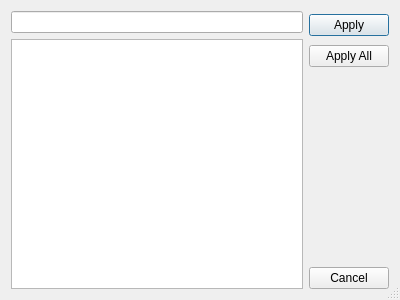
<?xml version="1.0" encoding="UTF-8"?>
<ui version="4.0">
 <class>SearchDialog</class>
 <widget class="QDialog" name="SearchDialog">
  <property name="geometry">
   <rect>
    <x>0</x>
    <y>0</y>
    <width>400</width>
    <height>300</height>
   </rect>
  </property>
  <property name="windowTitle">
   <string>Dialog</string>
  </property>
  <property name="sizeGripEnabled">
   <bool>true</bool>
  </property>
  <layout class="QGridLayout" name="grid_layout">
   <item row="0" column="0">
    <widget class="QLineEdit" name="search_box"/>
   </item>
   <item row="0" column="1" rowspan="2">
    <widget class="QPushButton" name="apply_btn">
     <property name="text">
      <string>Apply</string>
     </property>
    </widget>
   </item>
   <item row="2" column="1">
    <widget class="QPushButton" name="apply_all_btn">
     <property name="text">
      <string>Apply All</string>
     </property>
    </widget>
   </item>
   <item row="3" column="1">
    <spacer name="verticalSpacer">
     <property name="orientation">
      <enum>Qt::Vertical</enum>
     </property>
     <property name="sizeHint" stdset="0">
      <size>
       <width>20</width>
       <height>189</height>
      </size>
     </property>
    </spacer>
   </item>
   <item row="4" column="1">
    <widget class="QPushButton" name="cancel_btn">
     <property name="text">
      <string>Cancel</string>
     </property>
    </widget>
   </item>
   <item row="1" column="0" rowspan="4">
    <widget class="QListWidget" name="matches">
     <property name="selectionMode">
      <enum>QAbstractItemView::ExtendedSelection</enum>
     </property>
     <property name="sortingEnabled">
      <bool>true</bool>
     </property>
    </widget>
   </item>
  </layout>
 </widget>
 <resources>
  <include location="resource.qrc"/>
 </resources>
 <connections/>
</ui>
